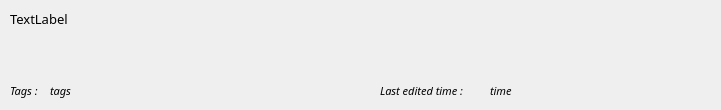
<?xml version="1.0" encoding="UTF-8"?>
<ui version="4.0">
 <class>singleNoteView</class>
 <widget class="QWidget" name="singleNoteView">
  <property name="geometry">
   <rect>
    <x>0</x>
    <y>0</y>
    <width>721</width>
    <height>110</height>
   </rect>
  </property>
  <property name="sizePolicy">
   <sizepolicy hsizetype="Preferred" vsizetype="Preferred">
    <horstretch>0</horstretch>
    <verstretch>0</verstretch>
   </sizepolicy>
  </property>
  <property name="minimumSize">
   <size>
    <width>721</width>
    <height>110</height>
   </size>
  </property>
  <property name="maximumSize">
   <size>
    <width>721</width>
    <height>110</height>
   </size>
  </property>
  <property name="windowTitle">
   <string>Form</string>
  </property>
  <widget class="QLabel" name="text">
   <property name="geometry">
    <rect>
     <x>10</x>
     <y>10</y>
     <width>571</width>
     <height>61</height>
    </rect>
   </property>
   <property name="font">
    <font>
     <family>Century Gothic</family>
     <pointsize>10</pointsize>
    </font>
   </property>
   <property name="text">
    <string>TextLabel</string>
   </property>
   <property name="alignment">
    <set>Qt::AlignLeading|Qt::AlignLeft|Qt::AlignTop</set>
   </property>
  </widget>
  <widget class="QLabel" name="label_2">
   <property name="geometry">
    <rect>
     <x>10</x>
     <y>80</y>
     <width>31</width>
     <height>21</height>
    </rect>
   </property>
   <property name="font">
    <font>
     <family>Century Gothic</family>
     <pointsize>8</pointsize>
     <italic>true</italic>
    </font>
   </property>
   <property name="text">
    <string>Tags :</string>
   </property>
  </widget>
  <widget class="QLabel" name="tags">
   <property name="geometry">
    <rect>
     <x>50</x>
     <y>80</y>
     <width>321</width>
     <height>21</height>
    </rect>
   </property>
   <property name="font">
    <font>
     <family>Century Gothic</family>
     <pointsize>8</pointsize>
     <italic>true</italic>
    </font>
   </property>
   <property name="text">
    <string>tags</string>
   </property>
  </widget>
  <widget class="QLabel" name="label_4">
   <property name="geometry">
    <rect>
     <x>380</x>
     <y>80</y>
     <width>101</width>
     <height>21</height>
    </rect>
   </property>
   <property name="font">
    <font>
     <family>Century Gothic</family>
     <pointsize>8</pointsize>
     <italic>true</italic>
    </font>
   </property>
   <property name="text">
    <string>Last edited time :</string>
   </property>
  </widget>
  <widget class="QLabel" name="time">
   <property name="geometry">
    <rect>
     <x>490</x>
     <y>80</y>
     <width>221</width>
     <height>21</height>
    </rect>
   </property>
   <property name="font">
    <font>
     <family>Century Gothic</family>
     <pointsize>8</pointsize>
     <italic>true</italic>
    </font>
   </property>
   <property name="text">
    <string>time</string>
   </property>
  </widget>
 </widget>
 <resources/>
 <connections/>
</ui>
